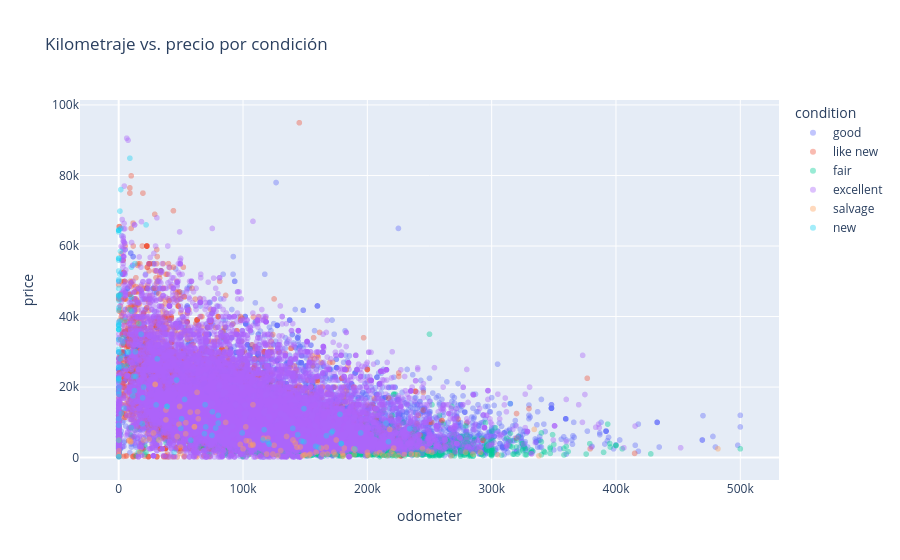

The cell this chart's notebook holds for it:
### Markdown cell above
## 8. Kilometraje vs. precio

### Code cell
fig = px.scatter(clean_data, x='odometer', y='price', color='condition', opacity=0.4,
                 title='Kilometraje vs. precio por condición')
fig.show()

### Figure 1 — Plotly figure (JSON) as saved in the notebook; plotly's stock layout.template omitted (floating-point values rounded to 4 significant figures; data arrays with more than 128 entries replaced by an {"elided": "..."} marker saying what was removed)
{"data": [{"hovertemplate": "condition=good<br>odometer=%{x}<br>price=%{y}<extra></extra>", "legendgroup": "good", "marker": {"color": "#636efa", "opacity": 0.4, "symbol": "circle"}, "mode": "markers", "name": "good", "showlegend": true, "type": "scattergl", "x": {"elided": "20091 float values"}, "xaxis": "x", "y": {"elided": "20091 int values"}, "yaxis": "y"}, {"hovertemplate": "condition=like new<br>odometer=%{x}<br>price=%{y}<extra></extra>", "legendgroup": "like new", "marker": {"color": "#EF553B", "opacity": 0.4, "symbol": "circle"}, "mode": "markers", "name": "like new", "showlegend": true, "type": "scattergl", "x": {"elided": "4709 float values"}, "xaxis": "x", "y": {"elided": "4709 int values"}, "yaxis": "y"}, {"hovertemplate": "condition=fair<br>odometer=%{x}<br>price=%{y}<extra></extra>", "legendgroup": "fair", "marker": {"color": "#00cc96", "opacity": 0.4, "symbol": "circle"}, "mode": "markers", "name": "fair", "showlegend": true, "type": "scattergl", "x": {"elided": "1596 float values"}, "xaxis": "x", "y": {"elided": "1596 int values"}, "yaxis": "y"}, {"hovertemplate": "condition=excellent<br>odometer=%{x}<br>price=%{y}<extra></extra>", "legendgroup": "excellent", "marker": {"color": "#ab63fa", "opacity": 0.4, "symbol": "circle"}, "mode": "markers", "name": "excellent", "showlegend": true, "type": "scattergl", "x": {"elided": "23974 float values"}, "xaxis": "x", "y": {"elided": "23974 int values"}, "yaxis": "y"}, {"hovertemplate": "condition=salvage<br>odometer=%{x}<br>price=%{y}<extra></extra>", "legendgroup": "salvage", "marker": {"color": "#FFA15A", "opacity": 0.4, "symbol": "circle"}, "mode": "markers", "name": "salvage", "showlegend": true, "type": "scattergl", "x": [216300.0, 285000.0, 120000.0, 164200.0, 229700.0, 175000.0, 334200.0, 482000.0, 249000.0, 154100.0, 251900.0, 219700.0, 218000.0, 128000.0, 221200.0, 64050.0, NaN, NaN, 108000.0, 142000.0, 57500.0, 0.0, 63000.0, 38000.0, 116600.0, 0.0, NaN, 9621.0, 97800.0, NaN, 150000.0, 17080.0, 48500.0, 130200.0, 200000.0, 8900.0, NaN, 174000.0, 63400.0, 305000.0, 108000.0, 167000.0, 279000.0, NaN, 240500.0, 38000.0, 86000.0, 210000.0, 50000.0, 108000.0, 221000.0, 29330.0, 60920.0, NaN, 53890.0, 143300.0, 189000.0, NaN, 163000.0, 244400.0, 189400.0, 180000.0, NaN, 119000.0, 9621.0, 180800.0, 105000.0, 235300.0, 125000.0, 24500.0, 29330.0, 60920.0, 102200.0, NaN, 140200.0, NaN, 49680.0, 146000.0, 135000.0, 100000.0, 200000.0, 47000.0, 148000.0, NaN, 190000.0, 153000.0, 149000.0, 168000.0, 163.0, 201000.0, 28000.0, 124000.0, 291000.0, NaN, 102600.0, 338000.0, NaN, 212500.0, NaN, 32320.0, NaN, 180000.0, 54000.0, 158700.0, 100.0, 49000.0, 267400.0, 173000.0, 207000.0, 238200.0, 225000.0, 106300.0, 20000.0, NaN, 181500.0], "xaxis": "x", "y": [600, 1000, 5500, 999, 850, 5000, 8000, 2500, 1800, 1000, 1500, 1800, 8000, 580, 2700, 11000, 800, 800, 3800, 4100, 12900, 400, 18500, 13500, 5500, 900, 850, 4500, 3750, 22000, 800, 1700, 9450, 2000, 1500, 5000, 4000, 800, 13000, 800, 15000, 2950, 1500, 3500, 800, 10700, 9975, 1400, 1200, 3500, 800, 20750, 8750, 13200, 6750, 2950, 2495, 2400, 2700, 2500, 800, 1200, 1200, 1000, 4500, 500, 4700, 1000, 3500, 5200, 20750, 8750, 8725, 750, 5000, 1700, 3000, 3000, 6000, 2500, 700, 5990, 500, 2500, 2250, 650, 700, 1000, 1900, 600, 7000, 1000, 1500, 7000, 4800, 500, 2000, 700, 3000, 5000, 7000, 450, 9900, 1500, 5000, 14500, 500, 1500, 1000, 850, 500, 3500, 5000, 2900, 2700], "yaxis": "y"}, {"hovertemplate": "condition=new<br>odometer=%{x}<br>price=%{y}<extra></extra>", "legendgroup": "new", "marker": {"color": "#19d3f3", "opacity": 0.4, "symbol": "circle"}, "mode": "markers", "name": "new", "showlegend": true, "type": "scattergl", "x": {"elided": "138 float values"}, "xaxis": "x", "y": {"elided": "138 int values"}, "yaxis": "y"}], "layout": {"legend": {"title": {"text": "condition"}, "tracegroupgap": 0}, "title": {"text": "Kilometraje vs. precio por condición"}, "xaxis": {"anchor": "y", "domain": [0.0, 1.0], "title": {"text": "odometer"}}, "yaxis": {"anchor": "x", "domain": [0.0, 1.0], "title": {"text": "price"}}}}
